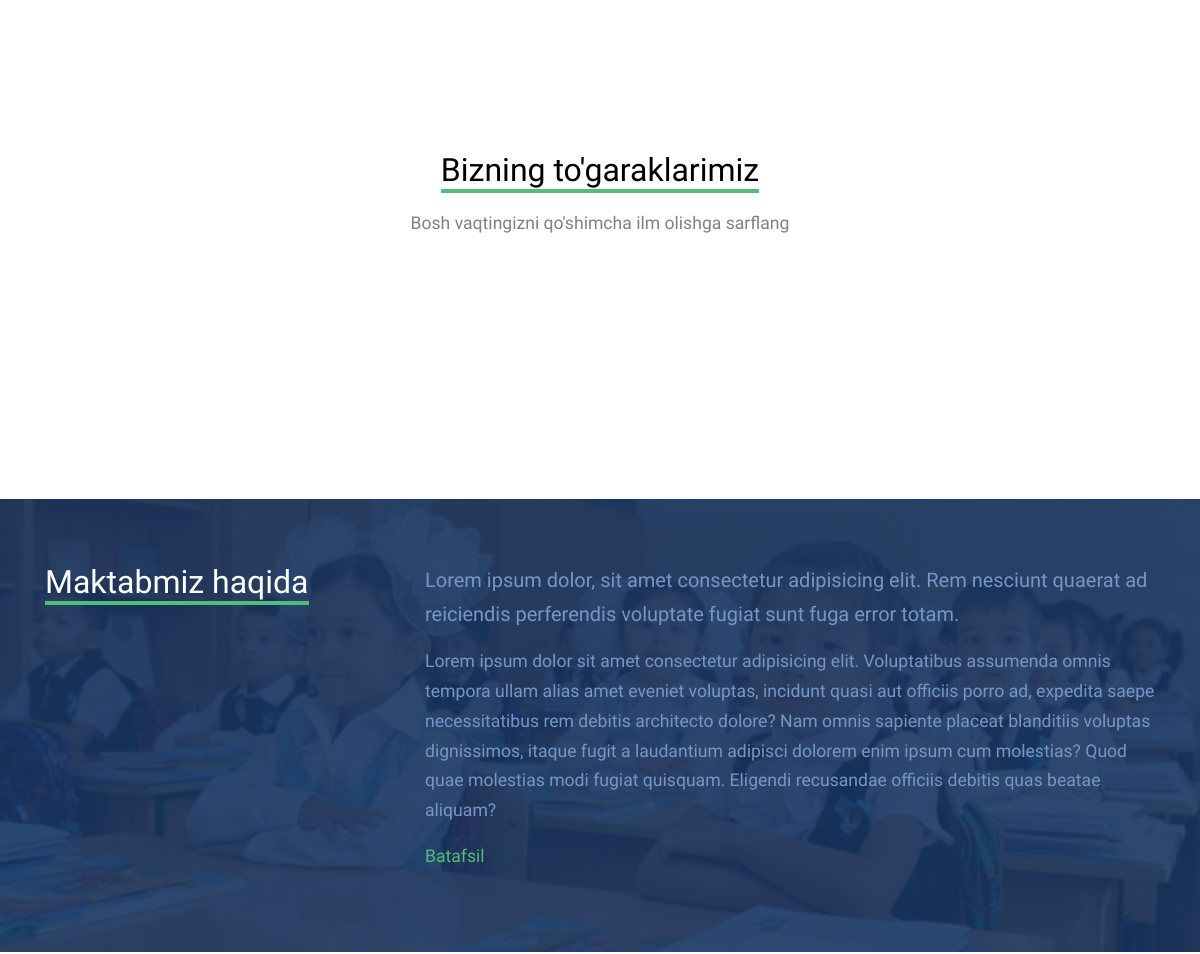
The app's page / (middle part), older data.
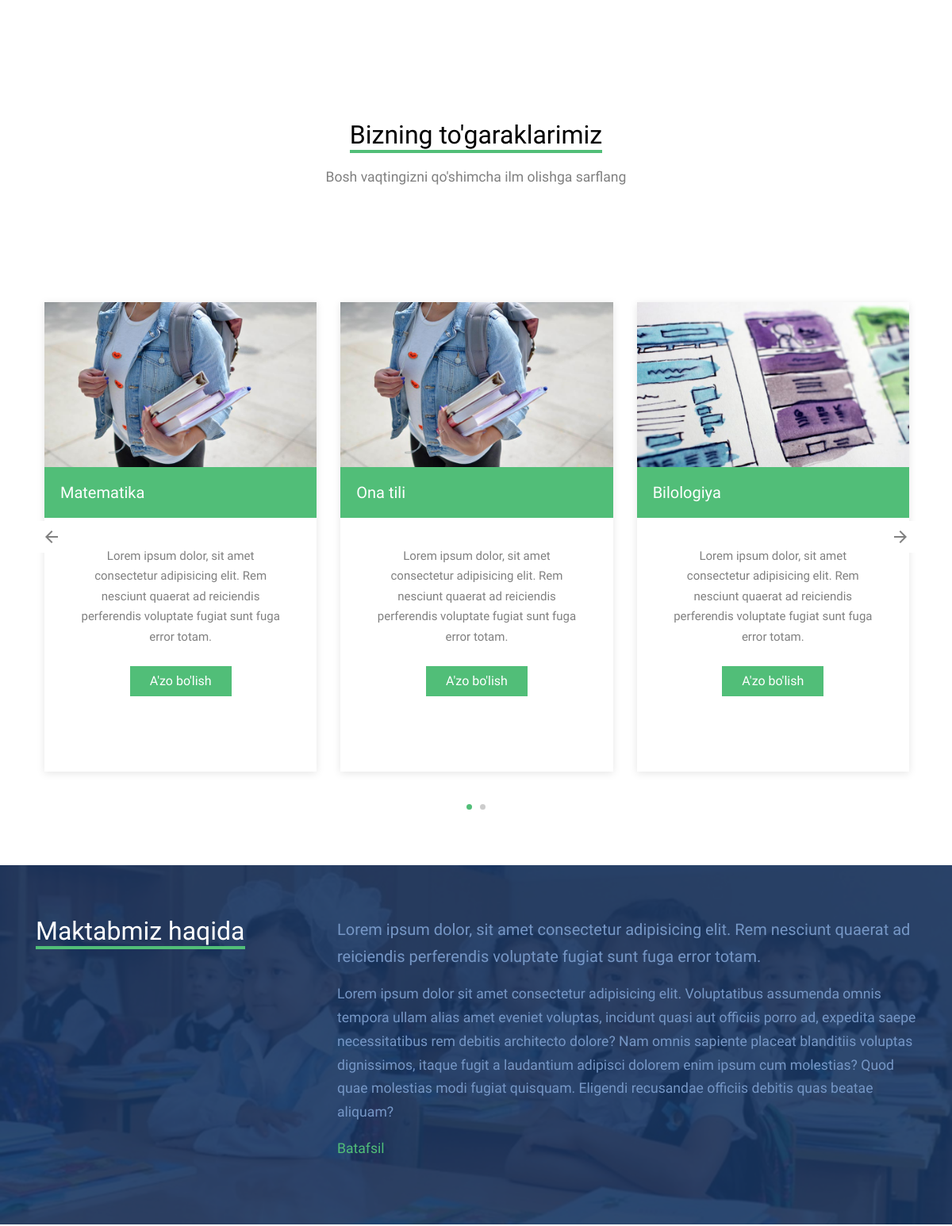
The same page, newer data.
### curriculum/models.py (models this page shows, shortened)
class Courses(models.Model):
    title = models.CharField(max_length=100, blank=True, unique=True)
    description = models.TextField(max_length=500)
    image = models.ImageField(upload_to=save_course_image, blank=True, verbose_name='Course Image')

### app_users/views.py (the view)
# urls.py: path('', views.HomeView.as_view(), name='index'),
class HomeView(TemplateView):
    template_name = 'app_users/index.html'
    def get_context_data(self, **kwargs):
        context = super().get_context_data(**kwargs)
        standards = Standard.objects.all()
        teachers = UserProfileInfo.objects.filter(user_type='teacher')
        user_profiles = UserProfileInfo.objects.all()
        hTeachers = HonoraryTeachers.objects.all()
        news = News.objects.all()
        news = list(news)
        news_list = []
        news_list.append(news[1])
        news_list.append(news[2])
        news_list.append(news[3])
        news_list.append(news[4])
        ul_news = news[0]
        courses = Courses.objects.all()
        context['standards'] = standards
        context['teachers'] = teachers
        context['profiles'] = user_profiles
        context['news'] = news_list
        context['ul_news'] = ul_news
        context['courses'] = courses
        context['honorary'] = hTeachers
        return context

### app_users/templates/app_users/index.html (shortened to what this page needs)
{% extends 'base.html' %} {% load static %} Bosh sahifa{% block content %}
<div class="site-section">
</div>
<div class="site-section" id="courses">
  <div class="container">
    <div class="row mb-5 justify-content-center text-center">
      <div class="col-lg-6 mb-5">
        <h2 class="section-title-underline mb-3">
          <span>Bizning to'garaklarimiz</span>
        </h2>
        <p>Bosh vaqtingizni qo'shimcha ilm olishga sarflang</p>
      </div>
    </div>
    <div class="row">
      <div class="col-12">
        <div class="owl-slide-3 owl-carousel">
          {% for course in courses %}
          <div class="course-1-item" style="height: 37rem">
            <figure class="thumnail">
              <a href="course-single.html"
                ><img
                  src="{{course.image.url}}"
                  alt="Image"
                  class="img-fluid"
                  style="height: 13rem"
              /></a>
              <div class="category"><h3>{{course.title}}</h3></div>
            </figure>
            <div class="course-1-content pb-4">
              <p class="desc mb-4">{{course.description}}</p>
              <p>
                <a href="#!" class="btn btn-primary rounded-0 px-4"
                  >A'zo bo'lish</a
                >
              </p>
            </div>
          </div>
          {% endfor %}
        </div>
      </div>
    </div>
  </div>
</div>
<div
  id="about_school"
  class="section-bg style-1"
  style="background-image: url('{% static 'images/hero_2.jpg' %}')"
>
  <div class="container">
    <div class="row">
      <div class="col-lg-4">
        <h2 class="section-title-underline style-2">
          <span>Maktabmiz haqida</span>
        </h2>
      </div>
      <div class="col-lg-8">
        <p class="lead">
          Lorem ipsum dolor, sit amet consectetur adipisicing elit. Rem nesciunt
          quaerat ad reiciendis perferendis voluptate fugiat sunt fuga error
          totam.
        </p>
        <p>
          Lorem ipsum dolor sit amet consectetur adipisicing elit. Voluptatibus
          assumenda omnis tempora ullam alias amet eveniet voluptas, incidunt
          quasi aut officiis porro ad, expedita saepe necessitatibus rem debitis
          architecto dolore? Nam omnis sapiente placeat blanditiis voluptas
          dignissimos, itaque fugit a laudantium adipisci dolorem enim ipsum cum
          molestias? Quod quae molestias modi fugiat quisquam. Eligendi
          recusandae officiis debitis quas beatae aliquam?
        </p>
        <p><a href="{% url 'about_school' %}">Batafsil</a></p>
      </div>
    </div>
  </div>
</div>
{% endblock content %}

Row changes from the older to the newer data that the page shows:
added Courses: image (picture), title "Matematika", description "Lorem ipsum dolor, sit amet consectetur adipisicing elit. Rem nesciunt quaerat ad reiciendis perferendis voluptate fugiat sunt fuga error totam."
added Courses: image (picture), title "Ona tili", description "Lorem ipsum dolor, sit amet consectetur adipisicing elit. Rem nesciunt quaerat ad reiciendis perferendis voluptate fugiat sunt fuga error totam."
added Courses: image (picture), title "Bilologiya", description "Lorem ipsum dolor, sit amet consectetur adipisicing elit. Rem nesciunt quaerat ad reiciendis perferendis voluptate fugiat sunt fuga error totam."
